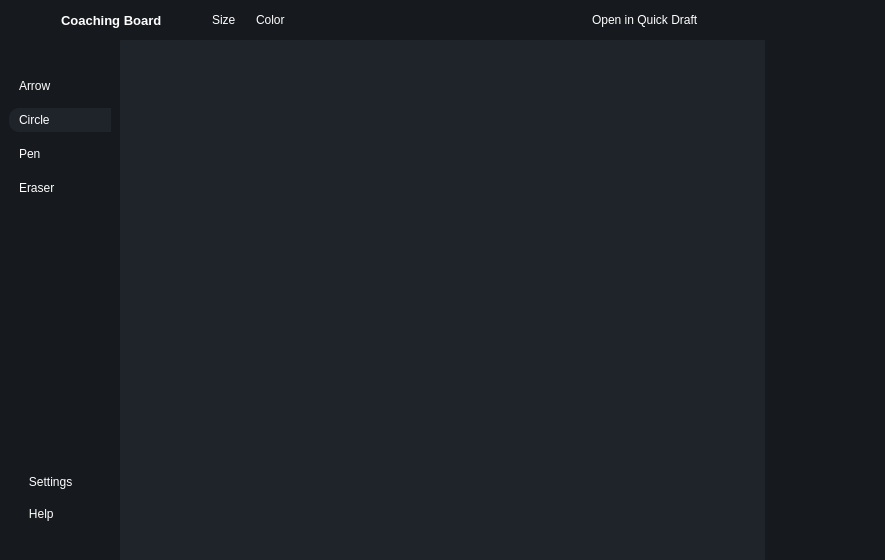
<?xml version="1.0" encoding="UTF-8"?>
<ui version="4.0">
 <class>MainWindow</class>
 <widget class="QMainWindow" name="MainWindow">
  <property name="geometry">
   <rect>
    <x>0</x>
    <y>0</y>
    <width>885</width>
    <height>560</height>
   </rect>
  </property>
  <property name="sizePolicy">
   <sizepolicy hsizetype="Expanding" vsizetype="Expanding">
    <horstretch>0</horstretch>
    <verstretch>0</verstretch>
   </sizepolicy>
  </property>
  <property name="windowTitle">
   <string>MainWindow</string>
  </property>
  <property name="styleSheet">
   <string notr="true">*{
border:none;
background-color:transparent;
background:transparent;
padding:0;
margin:0;
color:#fff
}
#centralwidget{
background-color:#1f232a;
}
#left_menu_container{
background-color:#16191d;
}
#right_menu_container{
background-color:#16191d;
}
QPushButton{
text-align:left;
padding: 5px 10px;
border-top-left-radius: 10px;
border-bottom-left-radius: 10px;
}
#header_container{
background-color:#16191d;
}





</string>
  </property>
  <widget class="QWidget" name="centralwidget">
   <property name="sizePolicy">
    <sizepolicy hsizetype="Expanding" vsizetype="Expanding">
     <horstretch>0</horstretch>
     <verstretch>0</verstretch>
    </sizepolicy>
   </property>
   <layout class="QVBoxLayout" name="verticalLayout_8">
    <property name="spacing">
     <number>0</number>
    </property>
    <property name="leftMargin">
     <number>0</number>
    </property>
    <property name="topMargin">
     <number>0</number>
    </property>
    <property name="rightMargin">
     <number>0</number>
    </property>
    <property name="bottomMargin">
     <number>0</number>
    </property>
    <item>
     <widget class="QWidget" name="header_container" native="true">
      <property name="minimumSize">
       <size>
        <width>0</width>
        <height>40</height>
       </size>
      </property>
      <layout class="QHBoxLayout" name="horizontalLayout">
       <property name="leftMargin">
        <number>0</number>
       </property>
       <property name="topMargin">
        <number>0</number>
       </property>
       <property name="rightMargin">
        <number>0</number>
       </property>
       <property name="bottomMargin">
        <number>0</number>
       </property>
       <item>
        <widget class="QWidget" name="header_container_2" native="true">
         <property name="sizePolicy">
          <sizepolicy hsizetype="Expanding" vsizetype="Preferred">
           <horstretch>0</horstretch>
           <verstretch>0</verstretch>
          </sizepolicy>
         </property>
         <property name="maximumSize">
          <size>
           <width>16777215</width>
           <height>40</height>
          </size>
         </property>
         <property name="styleSheet">
          <string notr="true">background-color: rgb(22, 25, 29);</string>
         </property>
         <layout class="QHBoxLayout" name="horizontalLayout_6">
          <property name="spacing">
           <number>0</number>
          </property>
          <property name="leftMargin">
           <number>0</number>
          </property>
          <property name="topMargin">
           <number>0</number>
          </property>
          <property name="rightMargin">
           <number>0</number>
          </property>
          <property name="bottomMargin">
           <number>0</number>
          </property>
          <item>
           <widget class="QFrame" name="icon_name_frame">
            <property name="minimumSize">
             <size>
              <width>0</width>
              <height>20</height>
             </size>
            </property>
            <property name="frameShape">
             <enum>QFrame::StyledPanel</enum>
            </property>
            <property name="frameShadow">
             <enum>QFrame::Raised</enum>
            </property>
            <layout class="QHBoxLayout" name="horizontalLayout_7">
             <property name="spacing">
              <number>0</number>
             </property>
             <property name="rightMargin">
              <number>40</number>
             </property>
             <item>
              <widget class="QPushButton" name="pushButton_2">
               <property name="text">
                <string/>
               </property>
               <property name="icon">
                <iconset resource="../rsc.qrc">
                 <normaloff>:/icons/icons/Icon.png</normaloff>:/icons/icons/Icon.png</iconset>
               </property>
               <property name="iconSize">
                <size>
                 <width>25</width>
                 <height>25</height>
                </size>
               </property>
              </widget>
             </item>
             <item>
              <widget class="QLabel" name="app_name">
               <property name="font">
                <font>
                 <pointsize>10</pointsize>
                 <bold>true</bold>
                </font>
               </property>
               <property name="text">
                <string>Coaching Board</string>
               </property>
              </widget>
             </item>
            </layout>
           </widget>
          </item>
          <item>
           <widget class="QWidget" name="color_widget" native="true">
            <property name="minimumSize">
             <size>
              <width>0</width>
              <height>0</height>
             </size>
            </property>
            <layout class="QHBoxLayout" name="horizontalLayout_8">
             <property name="spacing">
              <number>0</number>
             </property>
             <property name="leftMargin">
              <number>0</number>
             </property>
             <property name="topMargin">
              <number>0</number>
             </property>
             <property name="rightMargin">
              <number>0</number>
             </property>
             <property name="bottomMargin">
              <number>0</number>
             </property>
             <item alignment="Qt::AlignRight">
              <widget class="QFrame" name="size_frame">
               <property name="frameShape">
                <enum>QFrame::StyledPanel</enum>
               </property>
               <property name="frameShadow">
                <enum>QFrame::Raised</enum>
               </property>
               <layout class="QHBoxLayout" name="horizontalLayout_10">
                <property name="spacing">
                 <number>0</number>
                </property>
                <property name="leftMargin">
                 <number>0</number>
                </property>
                <property name="topMargin">
                 <number>0</number>
                </property>
                <property name="rightMargin">
                 <number>0</number>
                </property>
                <property name="bottomMargin">
                 <number>0</number>
                </property>
                <item alignment="Qt::AlignLeft">
                 <widget class="QPushButton" name="size_button">
                  <property name="toolTip">
                   <string>Heatmap Heatmp</string>
                  </property>
                  <property name="text">
                   <string>Size</string>
                  </property>
                  <property name="icon">
                   <iconset resource="../rsc.qrc">
                    <normaloff>:/icons/icons/crosshair.svg</normaloff>:/icons/icons/crosshair.svg</iconset>
                  </property>
                  <property name="iconSize">
                   <size>
                    <width>20</width>
                    <height>20</height>
                   </size>
                  </property>
                 </widget>
                </item>
               </layout>
              </widget>
             </item>
             <item alignment="Qt::AlignRight">
              <widget class="QFrame" name="color_frame">
               <property name="frameShape">
                <enum>QFrame::StyledPanel</enum>
               </property>
               <property name="frameShadow">
                <enum>QFrame::Raised</enum>
               </property>
               <layout class="QHBoxLayout" name="horizontalLayout_11">
                <property name="spacing">
                 <number>0</number>
                </property>
                <property name="leftMargin">
                 <number>0</number>
                </property>
                <property name="topMargin">
                 <number>0</number>
                </property>
                <property name="rightMargin">
                 <number>0</number>
                </property>
                <property name="bottomMargin">
                 <number>0</number>
                </property>
                <item alignment="Qt::AlignLeft">
                 <widget class="QPushButton" name="color_button">
                  <property name="toolTip">
                   <string>Heatmap Heatmp</string>
                  </property>
                  <property name="text">
                   <string>Color</string>
                  </property>
                  <property name="icon">
                   <iconset resource="../rsc.qrc">
                    <normaloff>:/icons/icons/droplet.svg</normaloff>:/icons/icons/droplet.svg</iconset>
                  </property>
                  <property name="iconSize">
                   <size>
                    <width>20</width>
                    <height>20</height>
                   </size>
                  </property>
                 </widget>
                </item>
               </layout>
              </widget>
             </item>
            </layout>
           </widget>
          </item>
          <item>
           <spacer name="horizontalSpacer">
            <property name="orientation">
             <enum>Qt::Horizontal</enum>
            </property>
            <property name="sizeHint" stdset="0">
             <size>
              <width>40</width>
              <height>20</height>
             </size>
            </property>
           </spacer>
          </item>
          <item>
           <widget class="QFrame" name="intent_frame">
            <property name="frameShape">
             <enum>QFrame::StyledPanel</enum>
            </property>
            <property name="frameShadow">
             <enum>QFrame::Raised</enum>
            </property>
            <layout class="QHBoxLayout" name="horizontalLayout_5">
             <property name="spacing">
              <number>0</number>
             </property>
             <property name="leftMargin">
              <number>0</number>
             </property>
             <property name="topMargin">
              <number>0</number>
             </property>
             <property name="rightMargin">
              <number>0</number>
             </property>
             <property name="bottomMargin">
              <number>0</number>
             </property>
             <item alignment="Qt::AlignRight">
              <widget class="QPushButton" name="intent_button">
               <property name="toolTip">
                <string>Add AI</string>
               </property>
               <property name="layoutDirection">
                <enum>Qt::RightToLeft</enum>
               </property>
               <property name="text">
                <string>Open in Quick Draft</string>
               </property>
               <property name="icon">
                <iconset resource="../rsc.qrc">
                 <normaloff>:/icons/icons/chevron-right.svg</normaloff>:/icons/icons/chevron-right.svg</iconset>
               </property>
               <property name="iconSize">
                <size>
                 <width>24</width>
                 <height>24</height>
                </size>
               </property>
              </widget>
             </item>
            </layout>
           </widget>
          </item>
          <item alignment="Qt::AlignRight">
           <widget class="QFrame" name="navig_frame">
            <property name="frameShape">
             <enum>QFrame::StyledPanel</enum>
            </property>
            <property name="frameShadow">
             <enum>QFrame::Raised</enum>
            </property>
            <layout class="QHBoxLayout" name="horizontalLayout_9">
             <property name="spacing">
              <number>0</number>
             </property>
             <property name="leftMargin">
              <number>0</number>
             </property>
             <property name="topMargin">
              <number>0</number>
             </property>
             <property name="rightMargin">
              <number>0</number>
             </property>
             <property name="bottomMargin">
              <number>0</number>
             </property>
             <item>
              <spacer name="horizontalSpacer_2">
               <property name="orientation">
                <enum>Qt::Horizontal</enum>
               </property>
               <property name="sizeType">
                <enum>QSizePolicy::Preferred</enum>
               </property>
               <property name="sizeHint" stdset="0">
                <size>
                 <width>20</width>
                 <height>20</height>
                </size>
               </property>
              </spacer>
             </item>
             <item alignment="Qt::AlignRight">
              <widget class="QPushButton" name="ninimize_button">
               <property name="text">
                <string/>
               </property>
               <property name="icon">
                <iconset resource="../rsc.qrc">
                 <normaloff>:/icons/icons/minus.svg</normaloff>:/icons/icons/minus.svg</iconset>
               </property>
              </widget>
             </item>
             <item alignment="Qt::AlignRight">
              <widget class="QPushButton" name="restore_button">
               <property name="text">
                <string/>
               </property>
               <property name="icon">
                <iconset resource="../rsc.qrc">
                 <normaloff>:/icons/icons/square.svg</normaloff>:/icons/icons/square.svg</iconset>
               </property>
               <property name="iconSize">
                <size>
                 <width>14</width>
                 <height>14</height>
                </size>
               </property>
              </widget>
             </item>
             <item alignment="Qt::AlignRight">
              <widget class="QPushButton" name="exit_button">
               <property name="text">
                <string/>
               </property>
               <property name="icon">
                <iconset resource="../rsc.qrc">
                 <normaloff>:/icons/icons/x.svg</normaloff>:/icons/icons/x.svg</iconset>
               </property>
              </widget>
             </item>
            </layout>
           </widget>
          </item>
         </layout>
        </widget>
       </item>
      </layout>
     </widget>
    </item>
    <item>
     <widget class="QWidget" name="main_container" native="true">
      <property name="sizePolicy">
       <sizepolicy hsizetype="Expanding" vsizetype="Expanding">
        <horstretch>0</horstretch>
        <verstretch>0</verstretch>
       </sizepolicy>
      </property>
      <layout class="QHBoxLayout" name="horizontalLayout_2">
       <property name="spacing">
        <number>0</number>
       </property>
       <property name="leftMargin">
        <number>0</number>
       </property>
       <property name="topMargin">
        <number>0</number>
       </property>
       <property name="rightMargin">
        <number>0</number>
       </property>
       <property name="bottomMargin">
        <number>0</number>
       </property>
       <item>
        <widget class="QWidget" name="left_menu_container" native="true">
         <property name="sizePolicy">
          <sizepolicy hsizetype="Preferred" vsizetype="Expanding">
           <horstretch>0</horstretch>
           <verstretch>0</verstretch>
          </sizepolicy>
         </property>
         <property name="minimumSize">
          <size>
           <width>120</width>
           <height>0</height>
          </size>
         </property>
         <layout class="QVBoxLayout" name="verticalLayout">
          <property name="topMargin">
           <number>5</number>
          </property>
          <item>
           <widget class="QWidget" name="left_menu_subcontainer" native="true">
            <layout class="QVBoxLayout" name="verticalLayout_3">
             <property name="spacing">
              <number>0</number>
             </property>
             <property name="leftMargin">
              <number>0</number>
             </property>
             <property name="topMargin">
              <number>0</number>
             </property>
             <property name="rightMargin">
              <number>0</number>
             </property>
             <property name="bottomMargin">
              <number>15</number>
             </property>
             <item alignment="Qt::AlignTop">
              <widget class="QFrame" name="menu_frame">
               <property name="frameShape">
                <enum>QFrame::StyledPanel</enum>
               </property>
               <property name="frameShadow">
                <enum>QFrame::Raised</enum>
               </property>
               <layout class="QVBoxLayout" name="verticalLayout_6">
                <property name="spacing">
                 <number>0</number>
                </property>
                <property name="leftMargin">
                 <number>0</number>
                </property>
                <property name="topMargin">
                 <number>0</number>
                </property>
                <property name="rightMargin">
                 <number>0</number>
                </property>
                <property name="bottomMargin">
                 <number>0</number>
                </property>
                <item>
                 <widget class="QPushButton" name="menu_button">
                  <property name="toolTip">
                   <string>Menu</string>
                  </property>
                  <property name="text">
                   <string/>
                  </property>
                  <property name="icon">
                   <iconset resource="../rsc.qrc">
                    <normaloff>:/icons/icons/align-justify.svg</normaloff>:/icons/icons/align-justify.svg</iconset>
                  </property>
                  <property name="iconSize">
                   <size>
                    <width>24</width>
                    <height>24</height>
                   </size>
                  </property>
                 </widget>
                </item>
               </layout>
              </widget>
             </item>
             <item alignment="Qt::AlignTop">
              <widget class="QFrame" name="options_frame">
               <property name="sizePolicy">
                <sizepolicy hsizetype="Preferred" vsizetype="Preferred">
                 <horstretch>0</horstretch>
                 <verstretch>0</verstretch>
                </sizepolicy>
               </property>
               <property name="frameShape">
                <enum>QFrame::StyledPanel</enum>
               </property>
               <property name="frameShadow">
                <enum>QFrame::Raised</enum>
               </property>
               <layout class="QVBoxLayout" name="verticalLayout_4">
                <property name="spacing">
                 <number>10</number>
                </property>
                <property name="leftMargin">
                 <number>0</number>
                </property>
                <property name="topMargin">
                 <number>5</number>
                </property>
                <property name="rightMargin">
                 <number>0</number>
                </property>
                <property name="bottomMargin">
                 <number>10</number>
                </property>
                <item>
                 <widget class="QPushButton" name="arrow_button">
                  <property name="text">
                   <string>Arrow</string>
                  </property>
                  <property name="icon">
                   <iconset resource="../rsc.qrc">
                    <normaloff>:/icons/icons/arrow-up-right.svg</normaloff>:/icons/icons/arrow-up-right.svg</iconset>
                  </property>
                  <property name="iconSize">
                   <size>
                    <width>24</width>
                    <height>24</height>
                   </size>
                  </property>
                 </widget>
                </item>
                <item>
                 <widget class="QPushButton" name="circle_button">
                  <property name="toolTip">
                   <string>Practice Draft</string>
                  </property>
                  <property name="styleSheet">
                   <string notr="true">background-color:#1f232a;</string>
                  </property>
                  <property name="text">
                   <string>Circle</string>
                  </property>
                  <property name="icon">
                   <iconset resource="../rsc.qrc">
                    <normaloff>:/icons/icons/circle.svg</normaloff>:/icons/icons/circle.svg</iconset>
                  </property>
                  <property name="iconSize">
                   <size>
                    <width>24</width>
                    <height>24</height>
                   </size>
                  </property>
                 </widget>
                </item>
                <item>
                 <widget class="QPushButton" name="pen_button">
                  <property name="toolTip">
                   <string>Quick Draft</string>
                  </property>
                  <property name="text">
                   <string>Pen</string>
                  </property>
                  <property name="icon">
                   <iconset resource="../rsc.qrc">
                    <normaloff>:/icons/icons/pen-tool.svg</normaloff>:/icons/icons/pen-tool.svg</iconset>
                  </property>
                  <property name="iconSize">
                   <size>
                    <width>24</width>
                    <height>24</height>
                   </size>
                  </property>
                 </widget>
                </item>
                <item>
                 <widget class="QPushButton" name="coaching_button">
                  <property name="toolTip">
                   <string>Coaching Board</string>
                  </property>
                  <property name="text">
                   <string>Eraser</string>
                  </property>
                  <property name="icon">
                   <iconset resource="../rsc.qrc">
                    <normaloff>:/icons/icons/box.svg</normaloff>:/icons/icons/box.svg</iconset>
                  </property>
                  <property name="iconSize">
                   <size>
                    <width>24</width>
                    <height>24</height>
                   </size>
                  </property>
                 </widget>
                </item>
               </layout>
              </widget>
             </item>
             <item>
              <spacer name="verticalSpacer">
               <property name="orientation">
                <enum>Qt::Vertical</enum>
               </property>
               <property name="sizeHint" stdset="0">
                <size>
                 <width>20</width>
                 <height>40</height>
                </size>
               </property>
              </spacer>
             </item>
             <item alignment="Qt::AlignBottom">
              <widget class="QFrame" name="frame_4">
               <property name="frameShape">
                <enum>QFrame::StyledPanel</enum>
               </property>
               <property name="frameShadow">
                <enum>QFrame::Raised</enum>
               </property>
               <layout class="QVBoxLayout" name="verticalLayout_5">
                <property name="spacing">
                 <number>8</number>
                </property>
                <property name="leftMargin">
                 <number>0</number>
                </property>
                <property name="topMargin">
                 <number>10</number>
                </property>
                <property name="rightMargin">
                 <number>0</number>
                </property>
                <property name="bottomMargin">
                 <number>10</number>
                </property>
                <item>
                 <widget class="QPushButton" name="settings_button">
                  <property name="toolTip">
                   <string>Settings</string>
                  </property>
                  <property name="text">
                   <string>   Settings</string>
                  </property>
                  <property name="icon">
                   <iconset resource="../rsc.qrc">
                    <normaloff>:/icons/icons/settings.svg</normaloff>:/icons/icons/settings.svg</iconset>
                  </property>
                  <property name="iconSize">
                   <size>
                    <width>24</width>
                    <height>24</height>
                   </size>
                  </property>
                 </widget>
                </item>
                <item>
                 <widget class="QPushButton" name="help_button">
                  <property name="toolTip">
                   <string>Help</string>
                  </property>
                  <property name="text">
                   <string>   Help</string>
                  </property>
                  <property name="icon">
                   <iconset resource="../rsc.qrc">
                    <normaloff>:/icons/icons/help-circle.svg</normaloff>:/icons/icons/help-circle.svg</iconset>
                  </property>
                  <property name="iconSize">
                   <size>
                    <width>24</width>
                    <height>24</height>
                   </size>
                  </property>
                 </widget>
                </item>
               </layout>
              </widget>
             </item>
            </layout>
           </widget>
          </item>
         </layout>
        </widget>
       </item>
       <item>
        <widget class="QWidget" name="map_container" native="true">
         <property name="sizePolicy">
          <sizepolicy hsizetype="Expanding" vsizetype="Expanding">
           <horstretch>0</horstretch>
           <verstretch>0</verstretch>
          </sizepolicy>
         </property>
         <property name="minimumSize">
          <size>
           <width>0</width>
           <height>0</height>
          </size>
         </property>
         <layout class="QHBoxLayout" name="horizontalLayout_3">
          <property name="spacing">
           <number>0</number>
          </property>
          <property name="leftMargin">
           <number>5</number>
          </property>
          <property name="topMargin">
           <number>0</number>
          </property>
          <property name="rightMargin">
           <number>0</number>
          </property>
          <property name="bottomMargin">
           <number>0</number>
          </property>
          <item>
           <widget class="QFrame" name="map_frame">
            <property name="sizePolicy">
             <sizepolicy hsizetype="Expanding" vsizetype="Expanding">
              <horstretch>0</horstretch>
              <verstretch>0</verstretch>
             </sizepolicy>
            </property>
            <property name="frameShape">
             <enum>QFrame::StyledPanel</enum>
            </property>
            <property name="frameShadow">
             <enum>QFrame::Raised</enum>
            </property>
            <layout class="QHBoxLayout" name="horizontalLayout_4">
             <property name="spacing">
              <number>10</number>
             </property>
             <property name="leftMargin">
              <number>0</number>
             </property>
             <property name="topMargin">
              <number>10</number>
             </property>
             <property name="rightMargin">
              <number>0</number>
             </property>
             <property name="bottomMargin">
              <number>10</number>
             </property>
             <item alignment="Qt::AlignBottom">
              <widget class="QWidget" name="blue_hero_icons" native="true">
               <property name="sizePolicy">
                <sizepolicy hsizetype="Preferred" vsizetype="Preferred">
                 <horstretch>0</horstretch>
                 <verstretch>0</verstretch>
                </sizepolicy>
               </property>
               <property name="minimumSize">
                <size>
                 <width>60</width>
                 <height>300</height>
                </size>
               </property>
               <property name="styleSheet">
                <string notr="true"/>
               </property>
               <layout class="QVBoxLayout" name="verticalLayout_9">
                <property name="spacing">
                 <number>5</number>
                </property>
                <property name="leftMargin">
                 <number>0</number>
                </property>
                <property name="topMargin">
                 <number>0</number>
                </property>
                <property name="rightMargin">
                 <number>0</number>
                </property>
                <property name="bottomMargin">
                 <number>0</number>
                </property>
                <item>
                 <widget class="QPushButton" name="blue_hero5">
                  <property name="text">
                   <string/>
                  </property>
                  <property name="icon">
                   <iconset resource="../rsc.qrc">
                    <normaloff>:/icons/icons/plus-circle.svg</normaloff>:/icons/icons/plus-circle.svg</iconset>
                  </property>
                  <property name="iconSize">
                   <size>
                    <width>45</width>
                    <height>45</height>
                   </size>
                  </property>
                 </widget>
                </item>
                <item>
                 <widget class="QPushButton" name="blue_hero4">
                  <property name="text">
                   <string/>
                  </property>
                  <property name="icon">
                   <iconset resource="../rsc.qrc">
                    <normaloff>:/icons/icons/plus-circle.svg</normaloff>:/icons/icons/plus-circle.svg</iconset>
                  </property>
                  <property name="iconSize">
                   <size>
                    <width>45</width>
                    <height>45</height>
                   </size>
                  </property>
                 </widget>
                </item>
                <item>
                 <widget class="QPushButton" name="blue_hero3">
                  <property name="text">
                   <string/>
                  </property>
                  <property name="icon">
                   <iconset resource="../rsc.qrc">
                    <normaloff>:/icons/icons/plus-circle.svg</normaloff>:/icons/icons/plus-circle.svg</iconset>
                  </property>
                  <property name="iconSize">
                   <size>
                    <width>45</width>
                    <height>45</height>
                   </size>
                  </property>
                 </widget>
                </item>
                <item>
                 <widget class="QPushButton" name="blue_hero2">
                  <property name="text">
                   <string/>
                  </property>
                  <property name="icon">
                   <iconset resource="../rsc.qrc">
                    <normaloff>:/icons/icons/plus-circle.svg</normaloff>:/icons/icons/plus-circle.svg</iconset>
                  </property>
                  <property name="iconSize">
                   <size>
                    <width>45</width>
                    <height>45</height>
                   </size>
                  </property>
                 </widget>
                </item>
                <item>
                 <widget class="QPushButton" name="blue_hero1">
                  <property name="text">
                   <string/>
                  </property>
                  <property name="icon">
                   <iconset resource="../rsc.qrc">
                    <normaloff>:/icons/icons/plus-circle.svg</normaloff>:/icons/icons/plus-circle.svg</iconset>
                  </property>
                  <property name="iconSize">
                   <size>
                    <width>45</width>
                    <height>45</height>
                   </size>
                  </property>
                 </widget>
                </item>
               </layout>
              </widget>
             </item>
             <item>
              <widget class="QLabel" name="map">
               <property name="sizePolicy">
                <sizepolicy hsizetype="Expanding" vsizetype="Expanding">
                 <horstretch>0</horstretch>
                 <verstretch>0</verstretch>
                </sizepolicy>
               </property>
               <property name="minimumSize">
                <size>
                 <width>500</width>
                 <height>500</height>
                </size>
               </property>
               <property name="styleSheet">
                <string notr="true">image: url(:/icons/icons/map.png);</string>
               </property>
               <property name="text">
                <string/>
               </property>
              </widget>
             </item>
             <item alignment="Qt::AlignTop">
              <widget class="QWidget" name="red_hero_icons" native="true">
               <property name="sizePolicy">
                <sizepolicy hsizetype="Preferred" vsizetype="Preferred">
                 <horstretch>0</horstretch>
                 <verstretch>0</verstretch>
                </sizepolicy>
               </property>
               <property name="minimumSize">
                <size>
                 <width>60</width>
                 <height>300</height>
                </size>
               </property>
               <property name="styleSheet">
                <string notr="true"/>
               </property>
               <layout class="QVBoxLayout" name="verticalLayout_10">
                <property name="spacing">
                 <number>5</number>
                </property>
                <property name="leftMargin">
                 <number>0</number>
                </property>
                <property name="topMargin">
                 <number>0</number>
                </property>
                <property name="rightMargin">
                 <number>0</number>
                </property>
                <property name="bottomMargin">
                 <number>0</number>
                </property>
                <item>
                 <widget class="QPushButton" name="red_hero1">
                  <property name="text">
                   <string/>
                  </property>
                  <property name="icon">
                   <iconset resource="../rsc.qrc">
                    <normaloff>:/icons/icons/plus-circle.svg</normaloff>:/icons/icons/plus-circle.svg</iconset>
                  </property>
                  <property name="iconSize">
                   <size>
                    <width>45</width>
                    <height>45</height>
                   </size>
                  </property>
                 </widget>
                </item>
                <item>
                 <widget class="QPushButton" name="red_hero2">
                  <property name="text">
                   <string/>
                  </property>
                  <property name="icon">
                   <iconset resource="../rsc.qrc">
                    <normaloff>:/icons/icons/plus-circle.svg</normaloff>:/icons/icons/plus-circle.svg</iconset>
                  </property>
                  <property name="iconSize">
                   <size>
                    <width>45</width>
                    <height>45</height>
                   </size>
                  </property>
                 </widget>
                </item>
                <item alignment="Qt::AlignHCenter">
                 <widget class="QPushButton" name="red_hero3">
                  <property name="text">
                   <string/>
                  </property>
                  <property name="icon">
                   <iconset resource="../rsc.qrc">
                    <normaloff>:/icons/icons/plus-circle.svg</normaloff>:/icons/icons/plus-circle.svg</iconset>
                  </property>
                  <property name="iconSize">
                   <size>
                    <width>45</width>
                    <height>45</height>
                   </size>
                  </property>
                 </widget>
                </item>
                <item>
                 <widget class="QPushButton" name="red_hero4">
                  <property name="text">
                   <string/>
                  </property>
                  <property name="icon">
                   <iconset resource="../rsc.qrc">
                    <normaloff>:/icons/icons/plus-circle.svg</normaloff>:/icons/icons/plus-circle.svg</iconset>
                  </property>
                  <property name="iconSize">
                   <size>
                    <width>45</width>
                    <height>45</height>
                   </size>
                  </property>
                 </widget>
                </item>
                <item>
                 <widget class="QPushButton" name="red_hero5">
                  <property name="text">
                   <string/>
                  </property>
                  <property name="icon">
                   <iconset resource="../rsc.qrc">
                    <normaloff>:/icons/icons/plus-circle.svg</normaloff>:/icons/icons/plus-circle.svg</iconset>
                  </property>
                  <property name="iconSize">
                   <size>
                    <width>45</width>
                    <height>45</height>
                   </size>
                  </property>
                 </widget>
                </item>
               </layout>
              </widget>
             </item>
            </layout>
           </widget>
          </item>
         </layout>
        </widget>
       </item>
       <item>
        <widget class="QWidget" name="right_menu_container" native="true">
         <property name="sizePolicy">
          <sizepolicy hsizetype="Preferred" vsizetype="Expanding">
           <horstretch>0</horstretch>
           <verstretch>0</verstretch>
          </sizepolicy>
         </property>
         <property name="minimumSize">
          <size>
           <width>120</width>
           <height>0</height>
          </size>
         </property>
         <layout class="QVBoxLayout" name="verticalLayout_2">
          <item alignment="Qt::AlignHCenter|Qt::AlignTop">
           <widget class="QFrame" name="frame">
            <property name="frameShape">
             <enum>QFrame::StyledPanel</enum>
            </property>
            <property name="frameShadow">
             <enum>QFrame::Raised</enum>
            </property>
            <layout class="QVBoxLayout" name="verticalLayout_7">
             <property name="spacing">
              <number>0</number>
             </property>
             <property name="leftMargin">
              <number>0</number>
             </property>
             <property name="topMargin">
              <number>0</number>
             </property>
             <property name="rightMargin">
              <number>0</number>
             </property>
             <property name="bottomMargin">
              <number>0</number>
             </property>
             <item alignment="Qt::AlignTop">
              <widget class="QPushButton" name="pushButton">
               <property name="text">
                <string/>
               </property>
               <property name="icon">
                <iconset resource="../rsc.qrc">
                 <normaloff>:/icons/icons/edit-3.svg</normaloff>:/icons/icons/edit-3.svg</iconset>
               </property>
               <property name="iconSize">
                <size>
                 <width>24</width>
                 <height>24</height>
                </size>
               </property>
              </widget>
             </item>
            </layout>
           </widget>
          </item>
         </layout>
        </widget>
       </item>
      </layout>
     </widget>
    </item>
   </layout>
  </widget>
 </widget>
 <resources>
  <include location="../rsc.qrc"/>
 </resources>
 <connections/>
</ui>
